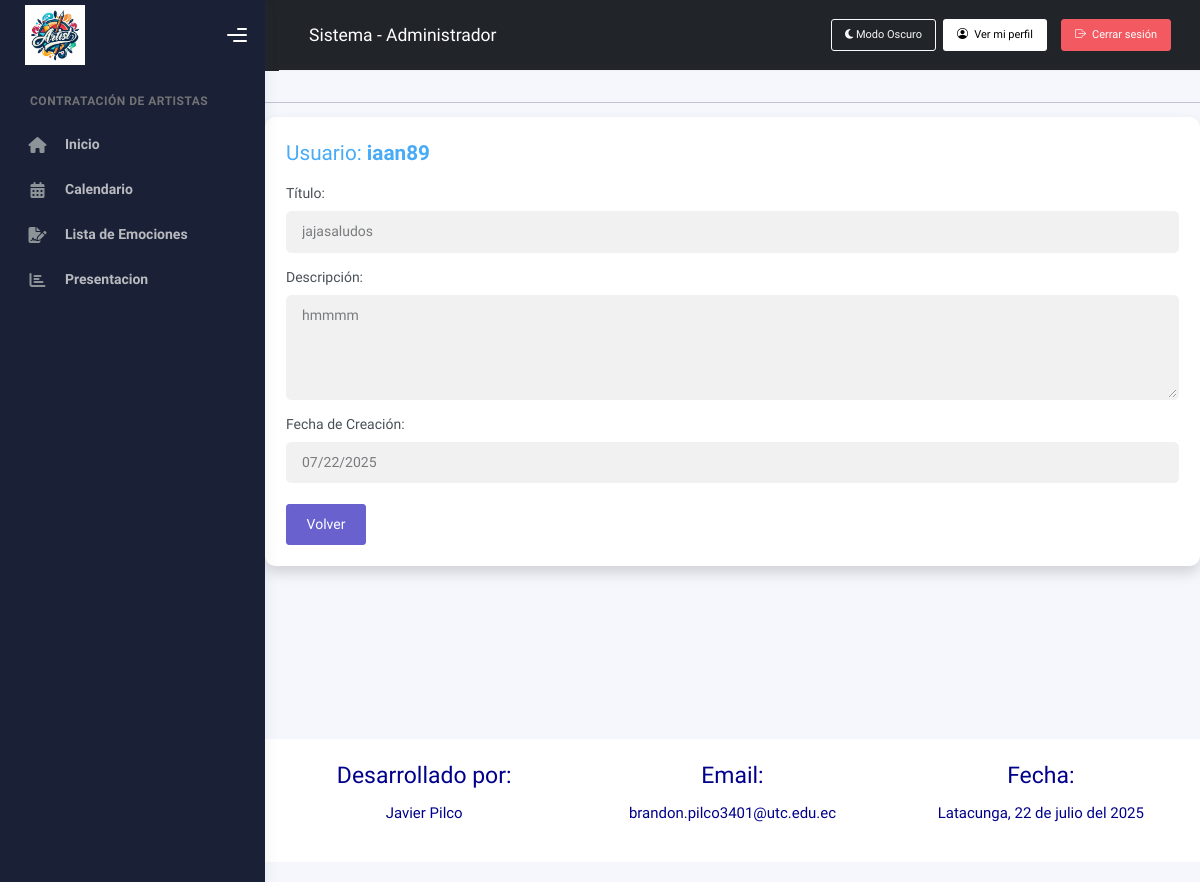
Before: /verSueno/18/ with the older database file.
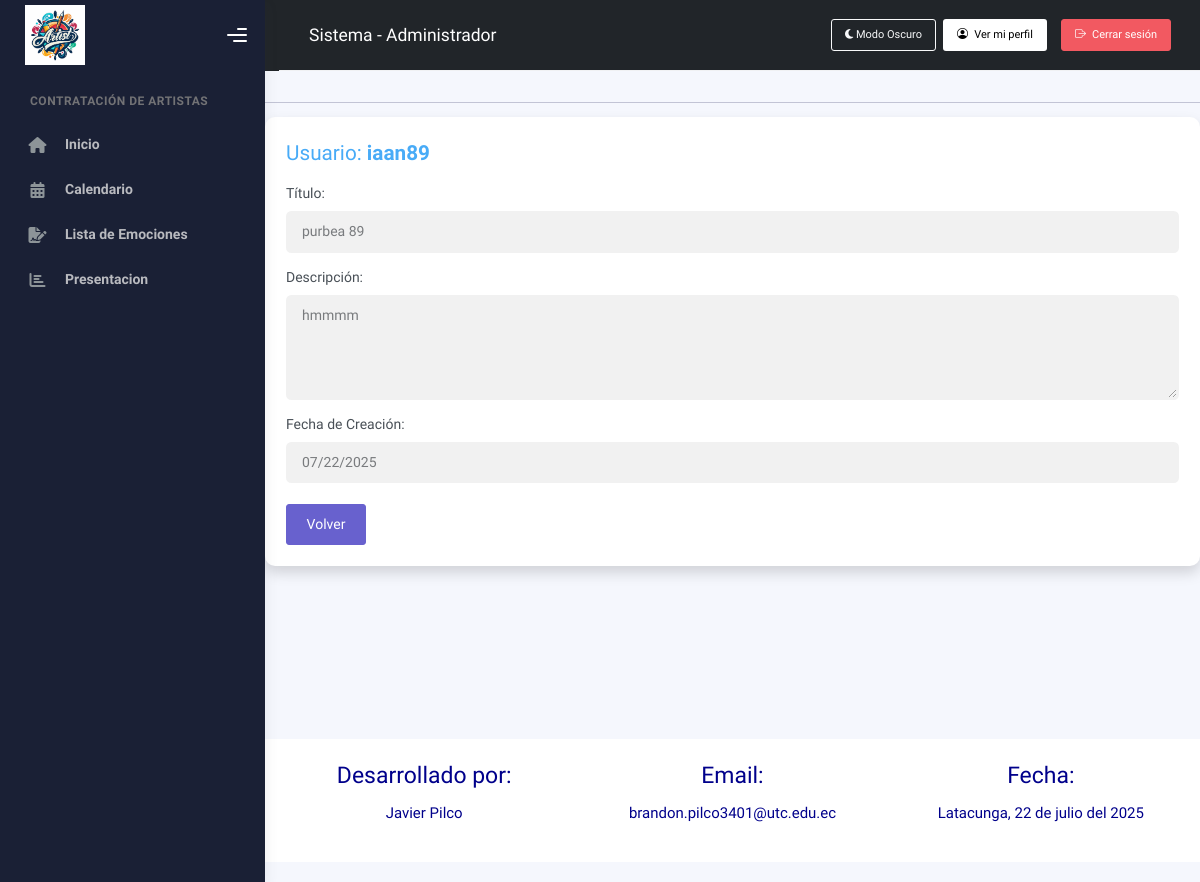
After: the same page with the newer database file.
### Aplicaciones/Sistema/models.py (models this page shows, shortened)
class Sueno(models.Model):
    usuario = models.ForeignKey(Usuario, on_delete=models.CASCADE, limit_choices_to={'rol': 'Usuario'})
    titulo = models.CharField(max_length=100)
    descripcion = models.TextField()
    emocion = models.ForeignKey(Emocion, on_delete=models.SET_NULL, null=True)
    fecha_creacion = models.DateTimeField(auto_now_add=True)
    class Meta:
        ordering = ['-fecha_creacion']

class Usuario(AbstractUser):
    telefono = models.CharField(max_length=10)
    direccion = models.TextField()
    rol = models.CharField(max_length=20, choices=ROL_CHOICES, default='Usuario')
    verificado = models.BooleanField(default=False)
    bloqueado = models.BooleanField(default=False)
    foto_perfil = models.ImageField(upload_to='usuarios/perfil/', null=True, blank=True)
    groups = models.ManyToManyField(
        Group,
        related_name='usuarios',
        blank=True,
        help_text='Grupos a los que pertenece el usuario.',
        verbose_name='grupos',
    )
    user_permissions = models.ManyToManyField(
        Permission,
        related_name='usuarios_permisos',
        blank=True,
        help_text='Permisos específicos para el usuario.',
        verbose_name='permisos de usuario',
    )

### Aplicaciones/Sistema/views.py (the view, shortened to what this page needs)
# urls.py: path('verSueno/<int:id>/', views.verSueno, name='verSueno')
def verSueno(request, id):
    sueno = get_object_or_404(Sueno, id=id)
    usuarios = Usuario.objects.all()
    return render(request, 'admin/calendario/verSueno.html', {
        'sueno': sueno,
        'usuarios': usuarios
    })

### Aplicaciones/Sistema/templates/admin/calendario/verSueno.html
{% extends 'admin/plantilla.html' %}
{% load static %}
{% block contenido %}
<div class="container mt-5">
    <h2 class="text-center text-primary mb-4">Detalle del Sueño</h2>
    <hr>
    <div class="card shadow p-4">
        <h4 class="mb-3 text-info">Usuario: <strong>{{ sueno.usuario.username }}</strong></h4>
        <form>
            <div class="mb-3">
                <label class="form-label">Título:</label>
                <input type="text" name="titulo" value="{{ sueno.titulo }}" class="form-control" disabled>
            </div>
            <div class="mb-3">
                <label class="form-label">Descripción:</label>
                <textarea name="descripcion" class="form-control" rows="4" disabled>{{ sueno.descripcion }}</textarea>
            </div>
            <div class="mb-3">
                <label class="form-label">Fecha de Creación:</label>
                <input type="date" name="fecha_creacion" class="form-control" value="{{ sueno.fecha_creacion|date:'Y-m-d' }}" disabled>
            </div>
            <div class="d-flex justify-content-between mt-4">
                <a href="{% url 'calendario_suenos' %}" class="btn btn-secondary">Volver</a>
            </div>
        </form>
    </div>
</div>
{% endblock %}

Changed rows visible on the page:
changed Sueno "hmmmm": titulo "jajasaludos" → "purbea 89"
